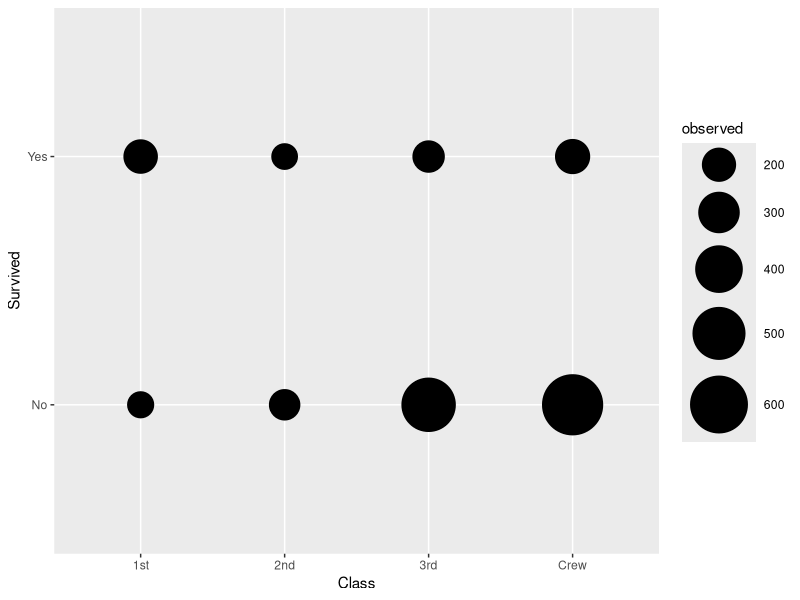
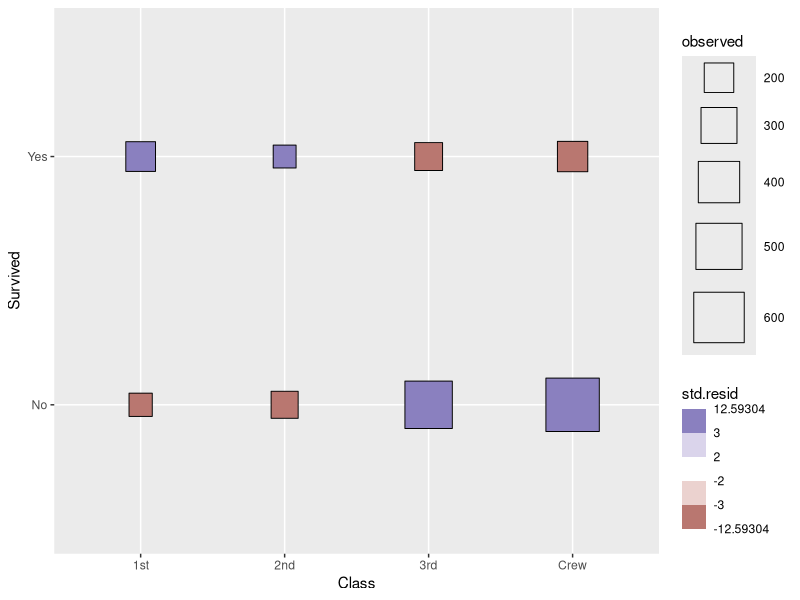
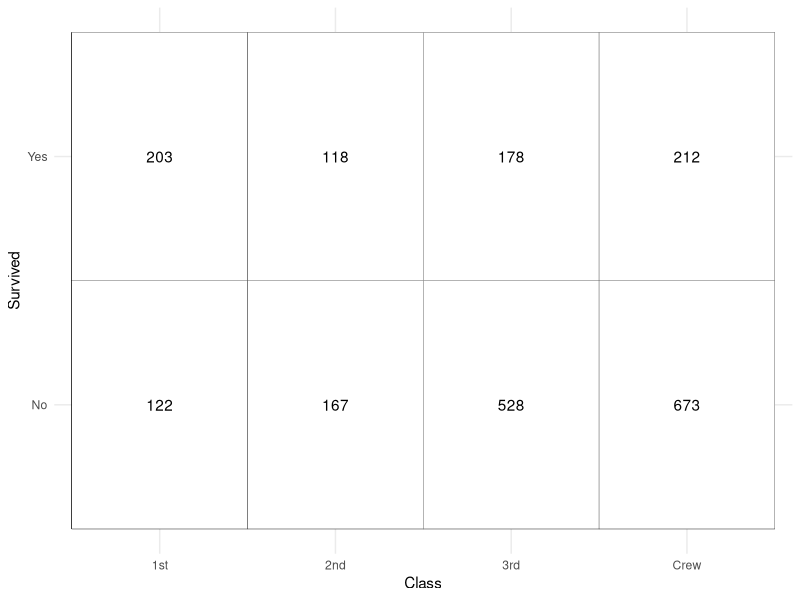
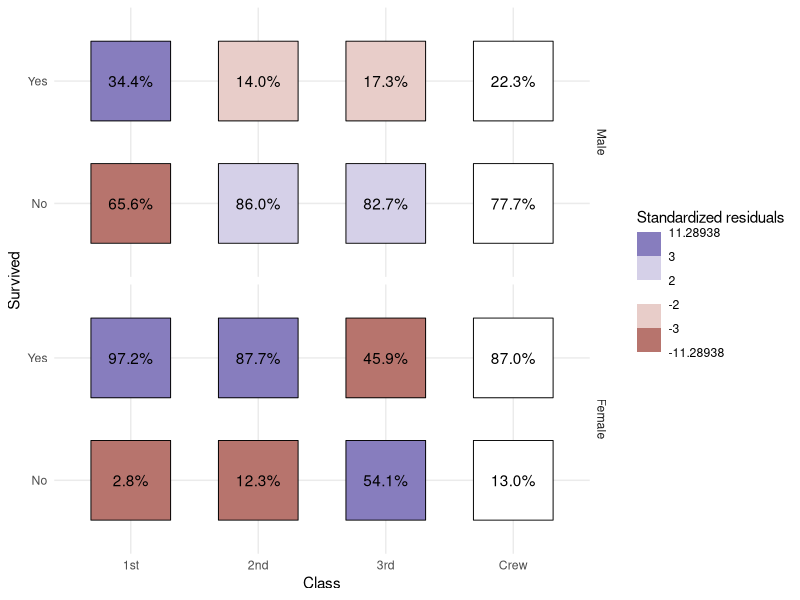

Write R code to recreate these figures, in order.
## ---- chunk 1
knitr::opts_chunk$set(
  collapse = TRUE,
  comment = "#>"
)
## ---- chunk 2
library(ggstats)
library(ggplot2)
## ---- chunk 3
d <- as.data.frame(Titanic)
ggplot(d) +
  aes(x = Class, y = Survived, weight = Freq, size = after_stat(observed)) +
  stat_cross() +
  scale_size_area(max_size = 20)
## ---- chunk 4
ggplot(d) +
  aes(x = Class, y = Survived, weight = Freq, size = after_stat(observed), fill = after_stat(std.resid)) +
  stat_cross(shape = 22) +
  scale_fill_steps2(breaks = c(-3, -2, 2, 3), show.limits = TRUE) +
  scale_size_area(max_size = 20)
## ---- chunk 5
ggplot(d) +
  aes(x = Class, y = Survived, weight = Freq) +
  geom_tile(fill = "white", colour = "black") +
  geom_text(stat = "cross", mapping = aes(label = after_stat(observed))) +
  theme_minimal()
## ---- chunk 6
ggplot(d) +
  aes(
    x = Class, y = Survived, weight = Freq,
    label = scales::percent(after_stat(col.prop), accuracy = .1),
    fill = after_stat(std.resid)
  ) +
  stat_cross(shape = 22, size = 30) +
  geom_text(stat = "cross") +
  scale_fill_steps2(breaks = c(-3, -2, 2, 3), show.limits = TRUE) +
  facet_grid(rows = vars(Sex)) +
  labs(fill = "Standardized residuals") +
  theme_minimal()
